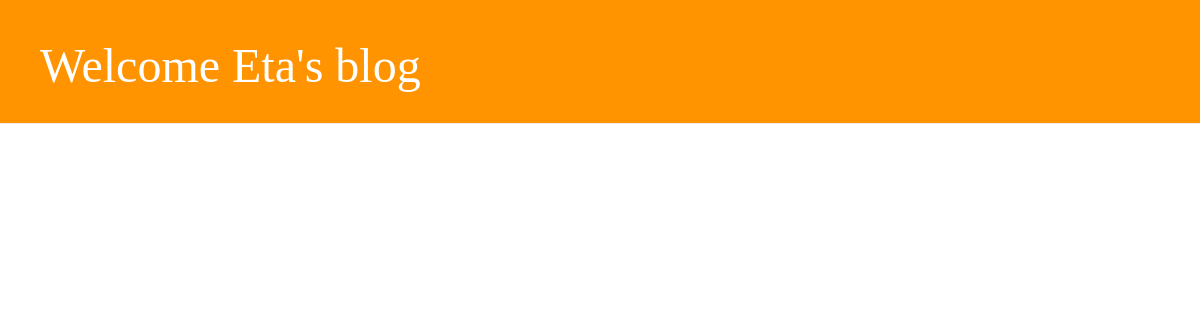
The app's page /, older data.
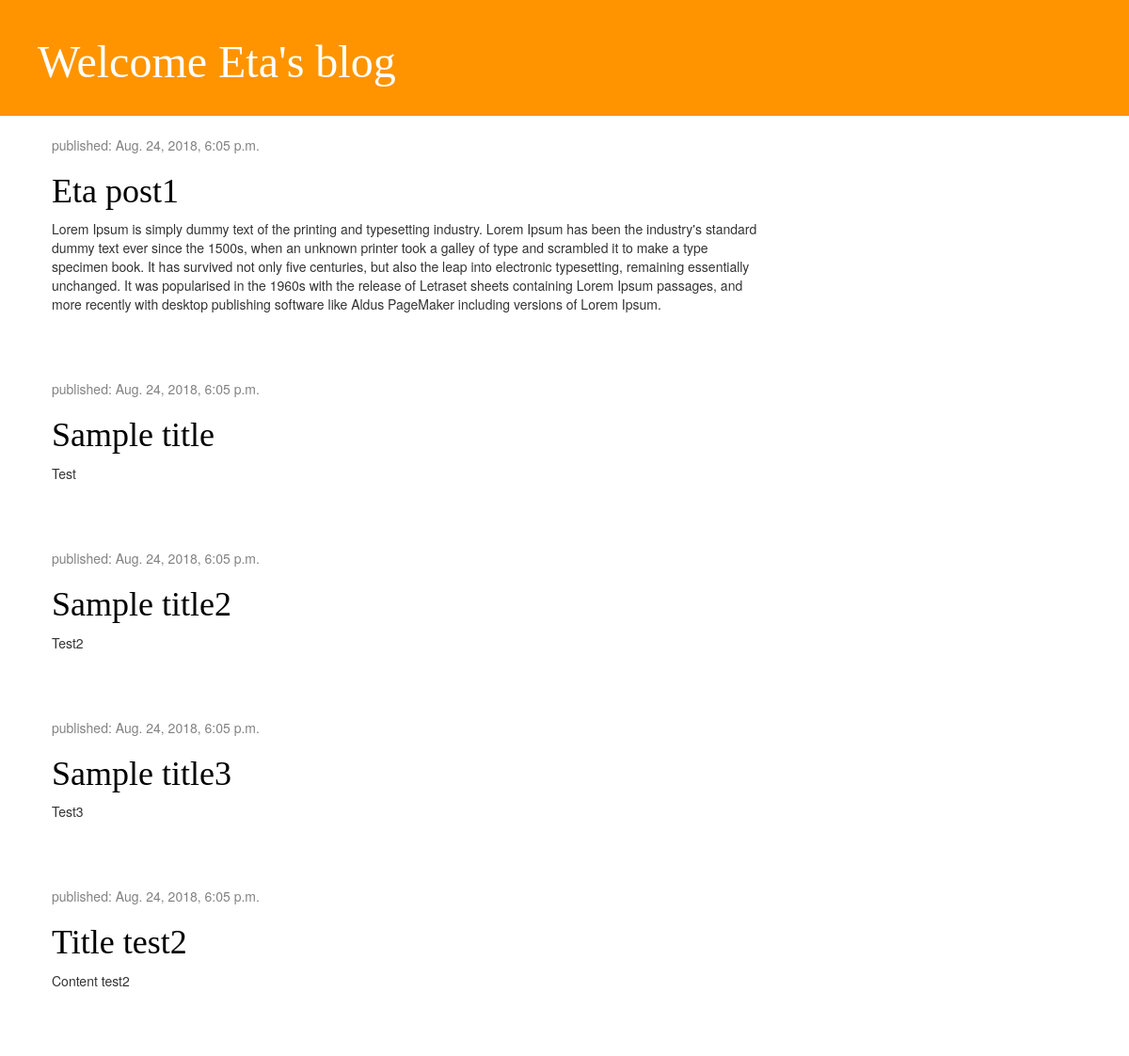
The same page, newer data.
### blog/models.py (models this page shows, shortened)
class Post(models.Model):
    author = models.ForeignKey('auth.User', on_delete=models.CASCADE)
    title = models.CharField(max_length=200)
    text = models.TextField()
    created_date = models.DateTimeField(default=timezone.now)
    published_date = models.DateTimeField(blank=True, null=True)

### blog/views.py (the view)
# urls.py: path('', views.post_list, name='post_list'),
def post_list(request):
    posts = Post.objects.filter(published_date__lte=timezone.now()).order_by('published_date')
    return render(request, 'blog/post_list.html', {'posts': posts})

### blog/templates/blog/post_list.html
{% extends 'blog/base.html' %}
{% block content %}
{% for post in posts %}
<div class="post">
    <div class="date">
        published: {{ post.published_date }}
    </div>
    <h1><a href="{% url 'post_detail' pk=post.pk %}">{{ post.title }}</a></h1>
    <p>{{ post.text|linebreaksbr }}</p>
</div>
{% endfor %}
{%endblock%}

Row changes from the older to the newer data that the page shows:
now on this page (row edited): Post: published_date "Aug. 24, 2018, 6:05 p.m.", title "Eta post1", text "Lorem Ipsum is simply dummy text of the printing and typesetting industry. Lorem Ipsum has been the industry's standard dummy text ever since the 1500s, when an unknown printer took a galley of type and scrambled it to make a type specimen book. It has survived not only five centuries, but also the leap into electronic typesetting, remaining essentially unchanged. It was popularised in the 1960s with the release of Letraset sheets containing Lorem Ipsum passages, and more recently with desktop publishing software like Aldus PageMaker including versions of Lorem Ipsum."
added Post: published_date "Aug. 24, 2018, 6:05 p.m.", title "Sample title", text "Test"
added Post: published_date "Aug. 24, 2018, 6:05 p.m.", title "Sample title2", text "Test2"
added Post: published_date "Aug. 24, 2018, 6:05 p.m.", title "Sample title3", text "Test3"
added Post: published_date "Aug. 24, 2018, 6:05 p.m.", title "Title test2", text "Content test2"
